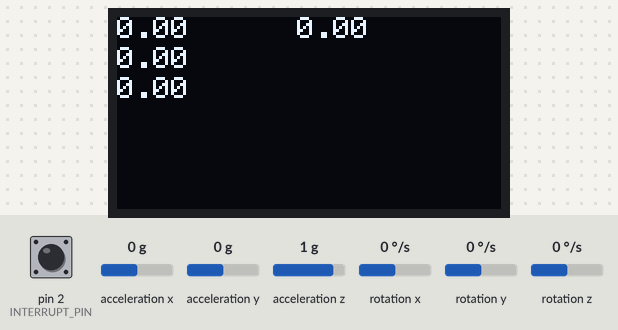
A sketch run on a simulated Arduino Uno, built with avr-gcc and run on an emulated ATmega328P. On the bench: 128×64 one-colour display. The inputs (shaded band) are chosen by the test bench; at power-on: acceleration x 0 g, acceleration y 0 g, acceleration z 1 g, rotation z 0 °/s, pin 2 (INTERRUPT_PIN) LOW, rotation x 0 °/s, rotation y 0 °/s. The sensor or clock chip raises its interrupt line as the real part does.

Above: at 1.8 s.
1.9 s: acceleration x set to -1.4 g
At 2.4 s:
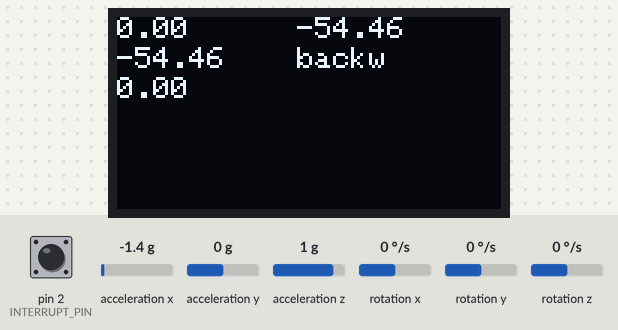
4.9 s: acceleration x set to 0.8 g
At 6.06 s:
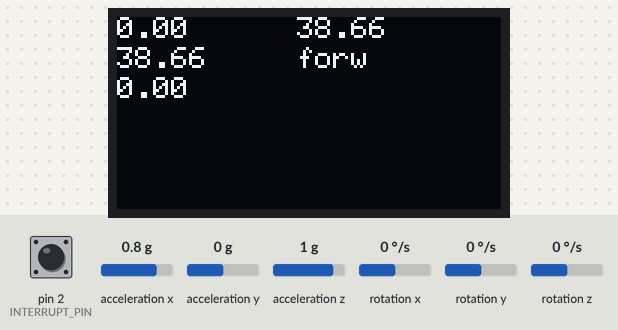
7.9 s: acceleration y set to -1.4 g
At 8.72 s:
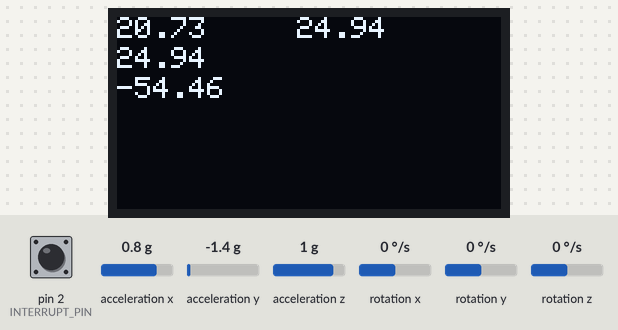
9.9 s: acceleration z set to -1.4 g
At 10.49 s:
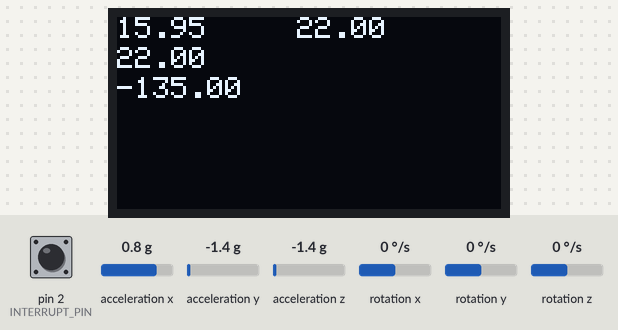
11.7 s: rotation z set to -192 °/s
At 12.27 s:
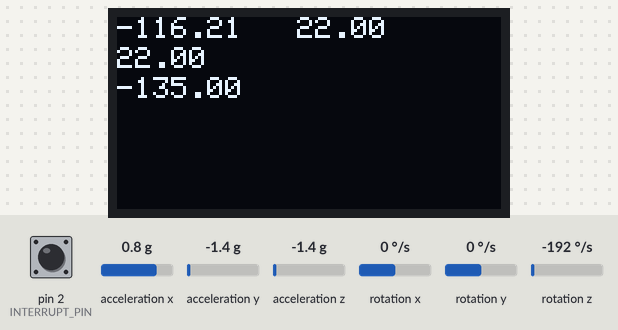
13.5 s: acceleration x set to -0.8 g
At 13.86 s:
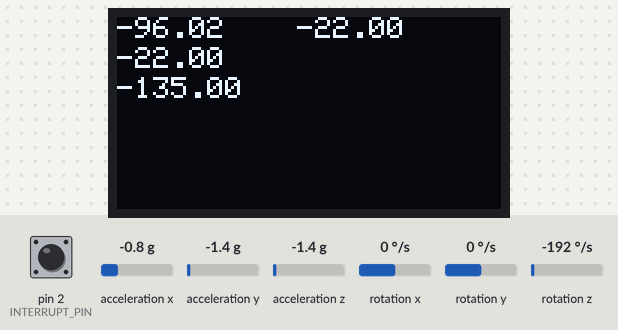
Timing chart, 0 to 16.3 s (numbered marks = the images above; inputs shaded):
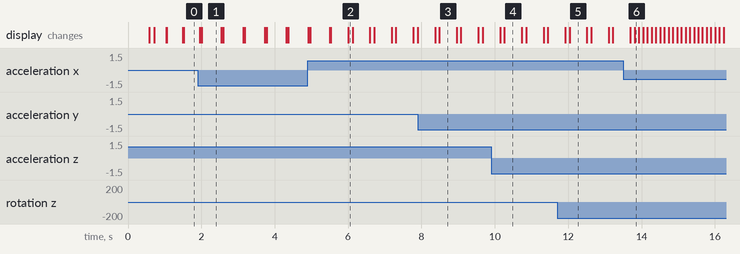

The sketch:

nodebot_controller.ino
```cpp
#include <Wire.h>
#include <Adafruit_GFX.h>
#include <Adafruit_SSD1306.h>
#define OLED_RESET 4
Adafruit_SSD1306 display(OLED_RESET);

#include "I2Cdev.h"
#include "MPU6050_6Axis_MotionApps20.h"
#if I2CDEV_IMPLEMENTATION == I2CDEV_ARDUINO_WIRE
    #include "Wire.h"
#endif

#include <RCSwitch.h>
RCSwitch mySwitch = RCSwitch();
float sendToNode;

MPU6050 mpu;
#define OUTPUT_READABLE_YAWPITCHROLL


#define INTERRUPT_PIN 2  // use pin 2 on Arduino Uno & most boards
#define LED_PIN 13 // (Arduino is 13, Teensy is 11, Teensy++ is 6)
bool blinkState = false;

bool dmpReady = false;  // set true if DMP init was successful
uint8_t mpuIntStatus;   // holds actual interrupt status byte from MPU
uint8_t devStatus;      // return status after each device operation (0 = success, !0 = error)
uint16_t packetSize;    // expected DMP packet size (default is 42 bytes)
uint16_t fifoCount;     // count of all bytes currently in FIFO
uint8_t fifoBuffer[64]; // FIFO storage buffer

Quaternion q;           // [w, x, y, z]         quaternion container
VectorInt16 aa;         // [x, y, z]            accel sensor measurements
VectorInt16 aaReal;     // [x, y, z]            gravity-free accel sensor measurements
VectorInt16 aaWorld;    // [x, y, z]            world-frame accel sensor measurements
VectorFloat gravity;    // [x, y, z]            gravity vector
float euler[3];         // [psi, theta, phi]    Euler angle container
float ypr[3];           // [yaw, pitch, roll]   yaw/pitch/roll container and gravity vector

volatile bool mpuInterrupt = false;     // indicates whether MPU interrupt pin has gone high
void dmpDataReady() {
    mpuInterrupt = true;
}

void setup() {

    mySwitch.enableTransmit(10);

    Wire.begin();
    Wire.setClock(400000); // 400kHz I2C clock. Comment this line if having compilation difficulties

    display.begin(SSD1306_SWITCHCAPVCC, 0x3C);// initialize with the I2C addr 0x3C

    display.clearDisplay();
    display.setTextColor(WHITE);
    display.setTextSize(1);
    display.setCursor(0,0);
    //Serial.begin(115200);

    display.print(F("Initializing I2C devices..."));
    mpu.initialize();
    pinMode(INTERRUPT_PIN, INPUT);

    display.print(F("Testing device connections..."));
    display.print(mpu.testConnection() ? F("MPU6050 connection successful") : F("MPU6050 connection failed"));

     display.print(F("Initializing DMP..."));
    devStatus = mpu.dmpInitialize();

    mpu.setXGyroOffset(220);
    mpu.setYGyroOffset(76);
    mpu.setZGyroOffset(-85);
    mpu.setZAccelOffset(1788); // 1688 factory default for my test chip

    // make sure it worked (returns 0 if so)
    if (devStatus == 0) {
        // turn on the DMP, now that it's ready
        display.print(F("Enabling DMP..."));
        mpu.setDMPEnabled(true);

        // enable Arduino interrupt detection
        display.print( "Enabling interrupt ");
        display.display();
        display.clearDisplay();
        display.print(digitalPinToInterrupt(INTERRUPT_PIN));
        display.display();
        display.clearDisplay();
        display.print("...");
        display.display();
        display.clearDisplay();
        attachInterrupt(digitalPinToInterrupt(INTERRUPT_PIN), dmpDataReady, RISING);
        mpuIntStatus = mpu.getIntStatus();

        // set our DMP Ready flag so the main loop() function knows it's okay to use it
        display.print("DMP ready! Waiting ...");
        display.display();
        display.clearDisplay();
        dmpReady = true;

        // get expected DMP packet size for later comparison
        packetSize = mpu.dmpGetFIFOPacketSize();
    } else {
        // ERROR!
        // 1 = initial memory load failed
        // 2 = DMP configuration updates failed
        // (if it's going to break, usually the code will be 1)
        display.print("DMP Initialization failed (code ");
        display.print(devStatus);
        display.display();
        display.clearDisplay();

    }

}


void loop() {


    display.clearDisplay();


    if (!dmpReady) return;
    while (!mpuInterrupt && fifoCount < packetSize) {
        if (mpuInterrupt && fifoCount < packetSize) {
          // try to get out of the infinite loop
          fifoCount = mpu.getFIFOCount();
        }
    }
    mpuInterrupt = false;
    mpuIntStatus = mpu.getIntStatus();
    fifoCount = mpu.getFIFOCount();

    if ((mpuIntStatus & _BV(MPU6050_INTERRUPT_FIFO_OFLOW_BIT)) || fifoCount >= 1024) {
        // reset so we can continue cleanly
        mpu.resetFIFO();
        fifoCount = mpu.getFIFOCount();
//        display.print("FIFO overflow: ");
//        display.print(fifoCount);
//        display.clearDisplay();
    } else if (mpuIntStatus & _BV(MPU6050_INTERRUPT_DMP_INT_BIT)) {
        while (fifoCount < packetSize) fifoCount = mpu.getFIFOCount();
        mpu.getFIFOBytes(fifoBuffer, packetSize);
        fifoCount -= packetSize;

            mpu.dmpGetQuaternion(&q, fifoBuffer);
            mpu.dmpGetGravity(&gravity, &q);
            mpu.dmpGetYawPitchRoll(ypr, &q, &gravity);
//            Serial.print("ypr\t");
//            Serial.print(ypr[0] * 180/M_PI);
//            Serial.print("\t");
//            Serial.print(ypr[1] * 180/M_PI);
//            Serial.print("\t");
//            Serial.println(ypr[2] * 180/M_PI);
            display.setCursor(0,0);
            display.print( ypr[0] * 180/M_PI );
            display.setCursor(0,10);
            display.print( ypr[1] * 180/M_PI );
            display.setCursor(0,20);
            display.print( ypr[2] * 180/M_PI );
            display.display();
            sendToNode = ypr[1] * 180/M_PI;
            display.setCursor(60,0);
            display.print( sendToNode );
            display.display();
            if ( sendToNode > 20 ) {
              mySwitch.send( 20 , 24);
              display.setCursor(60,10);
              display.print( "forw" );
              display.display();
            }
            if ( sendToNode < -30 ) {
              display.setCursor(60,10);
              display.print( "backw" );
              display.display();
              mySwitch.send( 10, 24);
            }


    }
    delay( 50 );
}
```

Measured:
- after the input at 1.9 s, the display: first changes after 0.05 s (image 1 shows a later state)
- after the input at 7.9 s, the display: first differs from a run without the input after 0.58 s (image 3)
- after the input at 9.9 s, the display: first differs from a run without the input after 0.36 s (image 4)
- after the input at 11.7 s, the display: first differs from a run without the input after 0.33 s (image 5)
- what the display in image 1 shows lasts 0.5 s, from 2.0 s to 2.5 s
